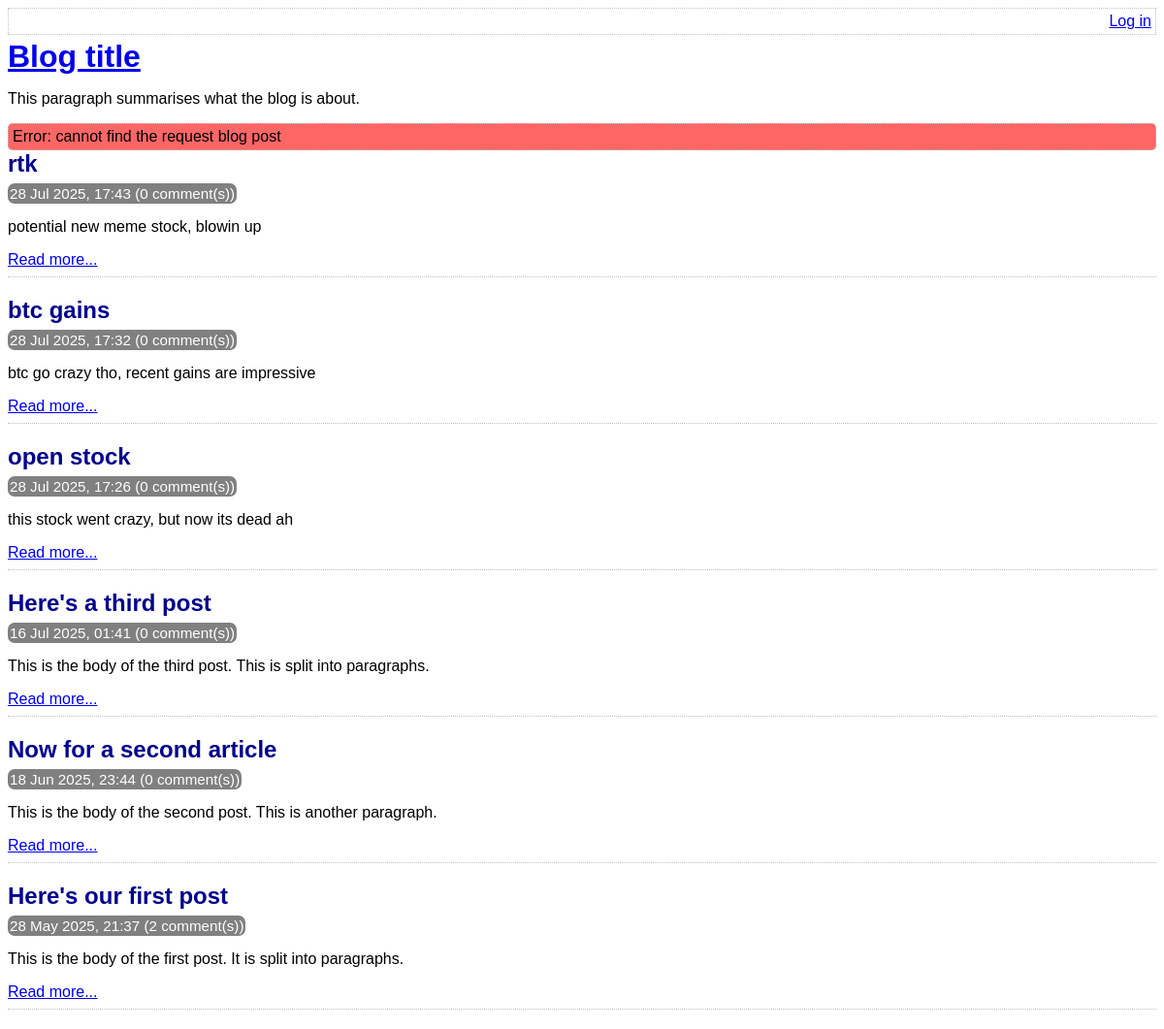
Screenshot of /index.php?not_found=1 with the database file from the repository.
### tables this page shows
CREATE TABLE post (
    id INTEGER PRIMARY KEY AUTOINCREMENT NOT NULL,
    title VARCHAR NOT NULL,
    body VARCHAR NOT NULL,
    user_id INTEGER NOT NULL,
    created_at TEXT NOT NULL,
    updated_at VARCHAR,
    FOREIGN KEY (user_id) REFERENCES user(id)
);

### lib/common.php (called while the page is built, shortened)
<?php
function htmlEscape($html) {
    return htmlspecialchars($html, ENT_HTML5, 'UTF-8');
}
function convertSqlDate($sqlDate) {
    $date = DateTime::createFromFormat('Y-m-d H:i:s', $sqlDate);
    return $date->format('d M Y, H:i');
}
function countCommentsForPost(PDO $pdo, $postId) {
    $sql = "
        SELECT
            COUNT(*) c
        FROM
            comment
        WHERE
            post_id = :post_id
    ";
    $stmt = $pdo->prepare($sql);
    $stmt->execute(
        array('post_id' => $postId, )
    );
    return (int) $stmt->fetchColumn();
}
function getAllPosts(PDO $pdo) {
    $stmt = $pdo->query(
        'SELECT
            id, title, created_at, body
        FROM
            post
        ORDER BY
            created_at DESC'
    );
    return $stmt->fetchAll(PDO::FETCH_ASSOC);
}

### index.php (the view, shortened to what this page needs)
<?php
require_once 'lib/common.php';
$pdo = getPDO();
$posts = getAllPosts($pdo);
$notFound = isset($_GET['not_found']);
?>
<!DOCTYPE html>
<html>
    <head>
        <?php require 'templates/head.php' ?>
    </head>
    <body>
        <?php require 'templates/title.php' ?>
        <?php if ($notFound): ?>
            <div class="error box">
                Error: cannot find the request blog post
            </div>
        <?php endif ?>
        <div class="post-list">
            <?php foreach ($posts as $post): ?>
                <div class="post-synopsis">
                    <h2>
                        <?php echo htmlEscape($post['title']) ?>
                    </h2>
                    <div class="meta">
                        <?php echo convertSqlDate($post['created_at']) ?>
                        (<?php echo countCommentsForPost($pdo, $post['id']) ?> comment(s))
                    </div>
                    <p>
                        <?php echo htmlEscape($post['body']) ?>
                    </p>
                    <div class="post-controls">
                        <a
                            href="view-post.php?post_id=<?php echo $post['id'] ?>"
                        >Read more...</a>
                    </div>
                </div>
            <?php endforeach ?>
        </div>
    </body>
</html>

### assets/main.css (style rules this page uses)
.box { border: 1px dotted silver; border-radius: 5px; padding: 4px; }
.error { background-color: #ff6666; }
h1, h2, h3 { margin-top: 0; margin-bottom: 8px; }
body { font-family: sans-serif; }
.post-synopsis { padding-bottom: 8px; border-bottom: 1px dotted silver; margin-bottom: 20px; }
.post-synopsis h2, .post h2 { color: darkblue; }
.post .date, .post-synopsis .meta { color: white; background-color: grey; border-radius: 7px; padding: 2px; display: inline; font-size: 0.95em; }

### rows the page displays
post: title "rtk", created_at "28 Jul 2025, 17:43", id "0", body "potential new meme stock, blowin up"
post: title "btc gains", created_at "28 Jul 2025, 17:32", id "0", body "btc go crazy tho, recent gains are impressive"
post: title "open stock", created_at "28 Jul 2025, 17:26", id "0", body "this stock went crazy, but now its dead ah"
post: title "Here's a third post", created_at "16 Jul 2025, 01:41", id "0", body "This is the body of the third post. This is split into paragraphs."
post: title "Now for a second article", created_at "18 Jun 2025, 23:44", id "0", body "This is the body of the second post. This is another paragraph."
post: title "Here's our first post", created_at "28 May 2025, 21:37", id "2", body "This is the body of the first post. It is split into paragraphs."
